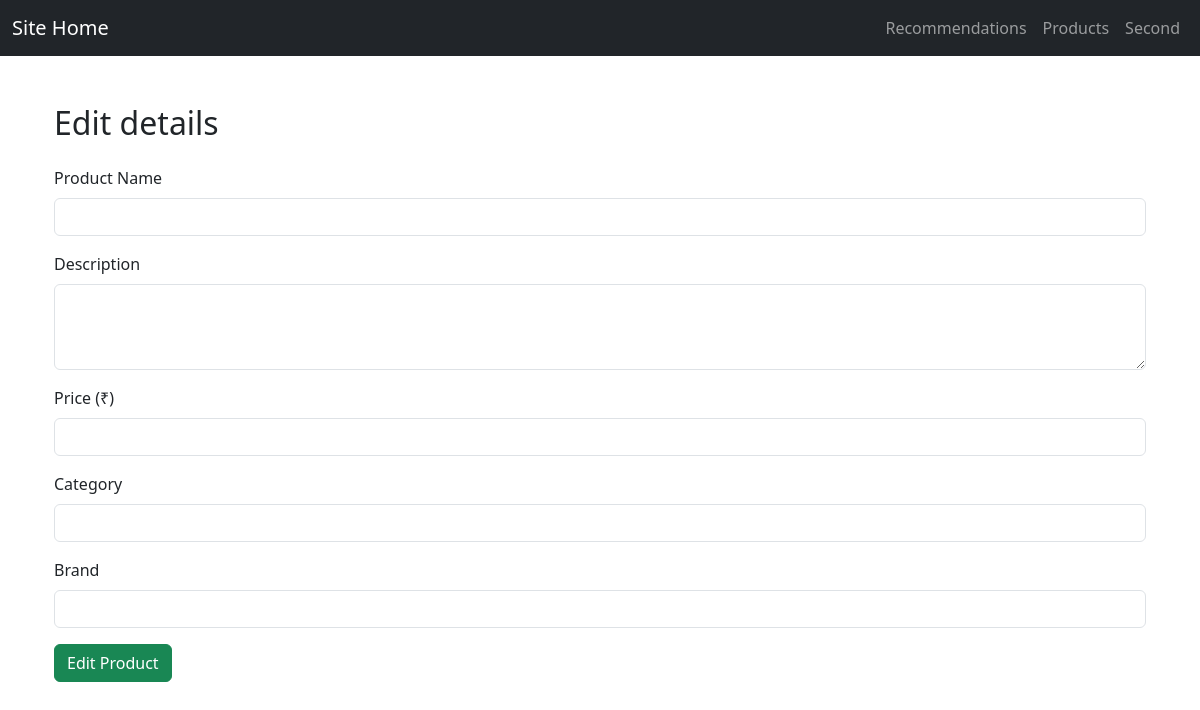
The page /admin/product/edit/1 (signed in) on the database as committed earlier.
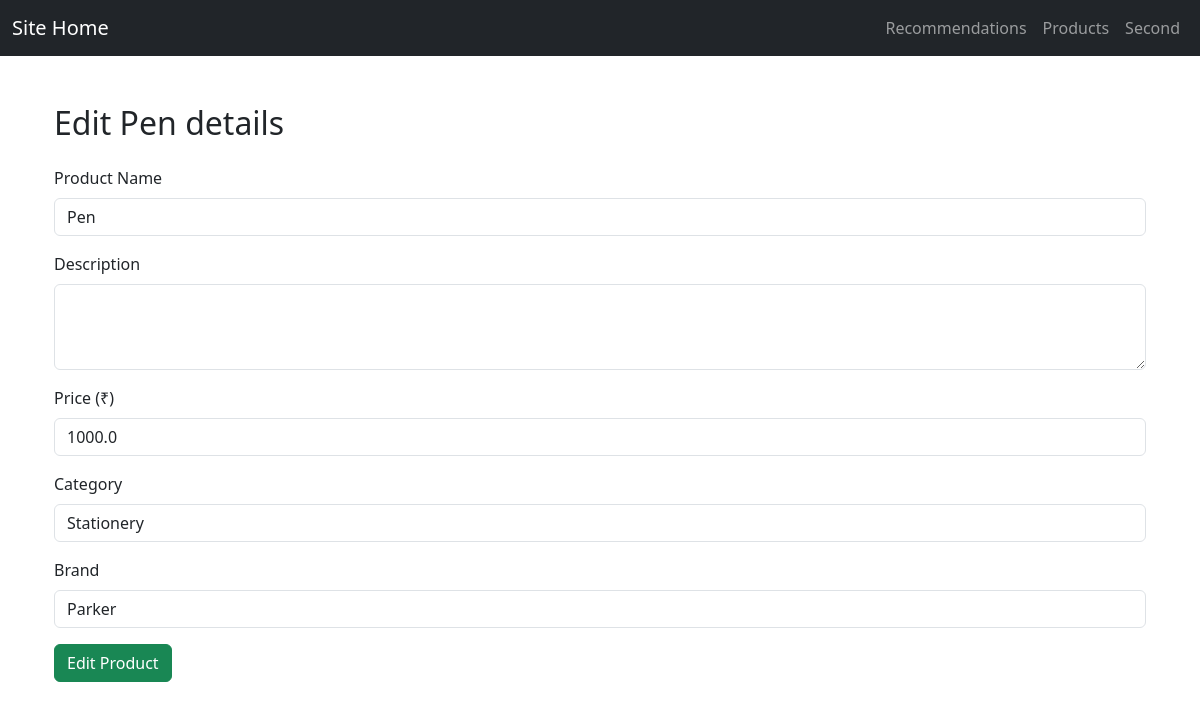
The same page on the database as committed later.
### app/models/product.py (models this page shows, shortened)
class Product(db.Model):
    id = db.Column(db.Integer, primary_key=True)
    name = db.Column(db.String(200), nullable=False)
    description = db.Column(db.String(500))
    price = db.Column(db.Float, nullable=False)
    category = db.Column(db.String(100))
    brand = db.Column(db.String(100))
    date_added = db.Column(db.DateTime, default=datetime.utcnow)

### app/routes/admin_routes.py (the view)
@admin_bp.route('/admin/product/edit/<int:id>',methods=['POST','GET'])
@login_required
def edit_products(id):
    if request.method=='POST':
        product = Product.query.get_or_404(id)
        product.name = request.form['name']
        product.description = request.form['description']
        product.price = request.form['price']
        product.category = request.form['category']
        product.brand = request.form['brand']
        message="Product edited successfully"
        db.session.commit()
        return render_template('/admin/admin_products.html',message=message)
    else:
        product=Product.query.filter_by(id=id).first()
        return render_template('/admin/admin_products_edit.html',product=product)

### app/routes/admin_routes.py (called while the page is built)
@login_manager.user_loader
def load_user(user_id):
    return User.query.get(int(user_id))

### app/templates/admin/admin_products_edit.html (shortened to what this page needs)
{% extends "base.html" %}
{% block content %}
<div class="container mt-5">
  <h2>Edit {{product.name}} details</h2>
  <form method="POST" action="/admin/product/edit/{{product.id}}" enctype="multipart/form-data" class="mt-4">
    <div class="mb-3">
      <label for="name" class="form-label">Product Name</label>
      <input type="text" class="form-control" value="{{product.name}}" id="name" name="name" required>
    </div>
    <div class="mb-3">
      <label for="description" class="form-label">Description</label>
      <textarea class="form-control" id="description" name="description" rows="3" required></textarea>
    </div>
    <div class="mb-3">
      <label for="price" class="form-label">Price (₹)</label>
      <input type="number" value="{{product.price}}" step="0.01" class="form-control" id="price" name="price" required>
    </div>
    <div class="mb-3">
      <label for="category" class="form-label">Category</label>
      <input type="text" value="{{product.category}}" class="form-control" id="category" name="category" required>
    </div>
    <div class="mb-3">
      <label for="brand" class="form-label">Brand</label>
      <input type="text" value="{{product.brand}}" class="form-control" id="brand" name="brand" required>
    </div>
    <button type="submit" class="btn btn-success">Edit Product</button>
  </form>
</div>
{% endblock %}

Rows that differ between the two databases and show on the page:
added Product: name "Pen", price "1000.0", category "Stationery", brand "Parker"
